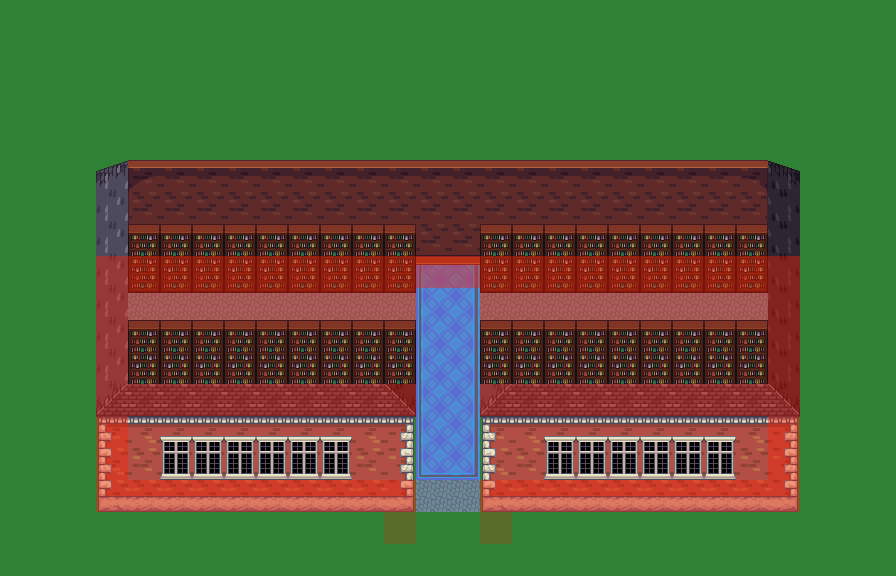

A 2D game scene composited from a Tiled map and its tileset images. What follows is a short description and the map's XML, with each tile layer's data collapsed to a summary:
An orthogonal 28x18 tile map with 32x32 px tiles, 3 tile layers (background, object, collision), 4 tilesets and 38 objects (36x run_once, teleport).

<map version="1.0" orientation="orthogonal" width="28" height="18" tilewidth="32" tileheight="32">
 <properties>
  <property name="music" value="calmtown.ogg" />
  <property name="tileset" value="interior.txt" />
  <property name="title" value="Library" />
 </properties>
 <tileset firstgid="1" name="tiled_collision" tilewidth="32" tileheight="32">
  <image source="tiled_collision.png" width="480" height="32" />
 </tileset>
 <tileset firstgid="16" name="interior_background" tilewidth="32" tileheight="32">
  <image source="interior tiles/interior_background.png" width="864" height="832" />
 </tileset>
 <tileset firstgid="718" name="intfurniture" tilewidth="32" tileheight="64">
  <image source="interior tiles/intfurniture.png" width="671" height="512" />
 </tileset>
 <tileset firstgid="878" name="interiorbuildings" tilewidth="32" tileheight="128">
  <image source="interior tiles/interiorbuildings.png" width="672" height="768" />
 </tileset>
 <layer name="background" width="28" height="18">
  <data>[504 cells, 504 non-empty, 8 distinct tile ids]</data>
 </layer>
 <layer name="object" width="28" height="18">
  <data>[504 cells, 90 non-empty, 12 distinct tile ids]</data>
 </layer>
 <layer name="collision" width="28" height="18">
  <data>[504 cells, 92 non-empty, 2 distinct tile ids]</data>
 </layer>
 <objectgroup name="event" width="28" height="18">
  <!-- 38 objects omitted --></objectgroup>
 <objectgroup name="npc" width="28" height="18" />
</map>
<!-- 38 of 38 objects omitted -->
